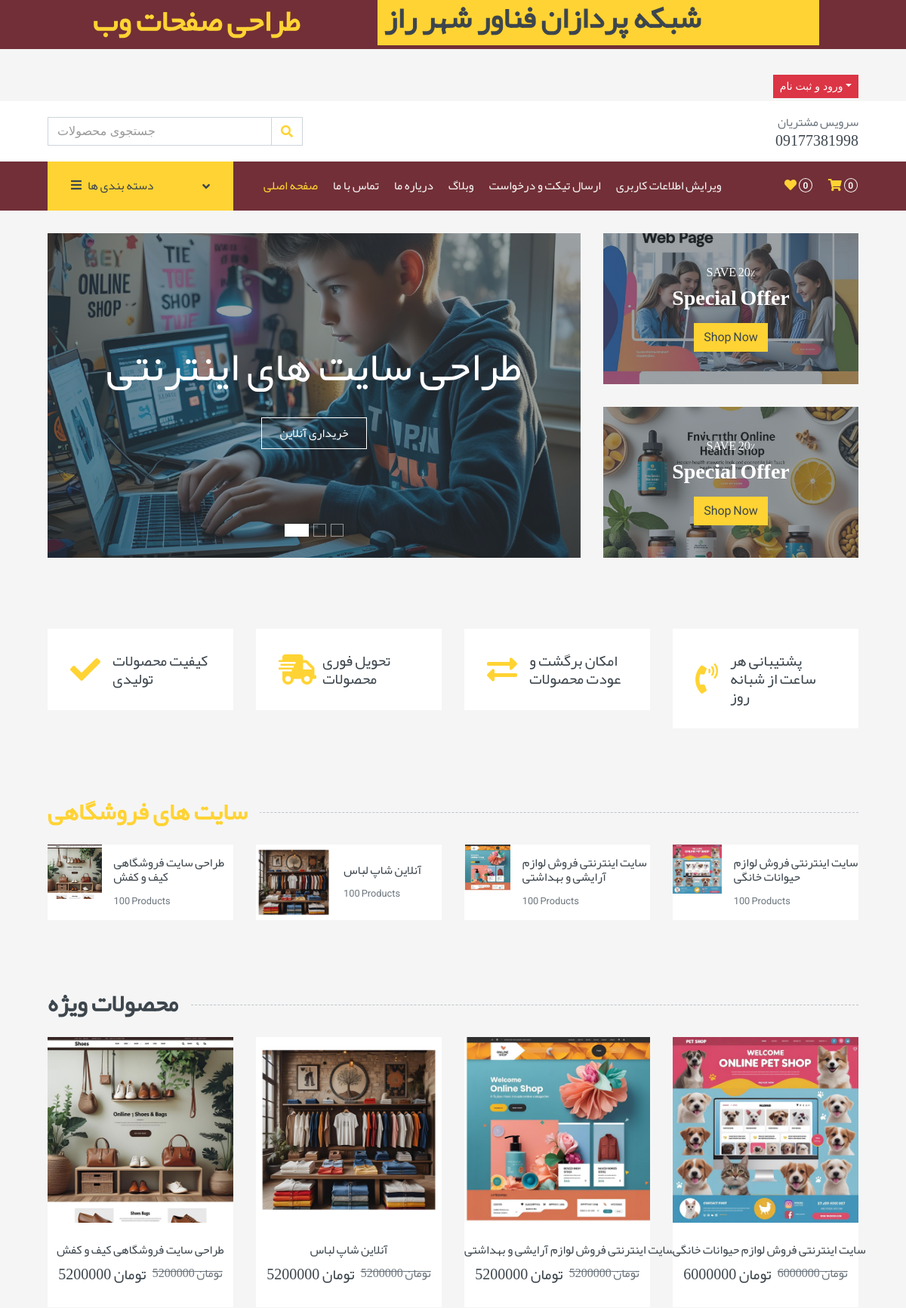
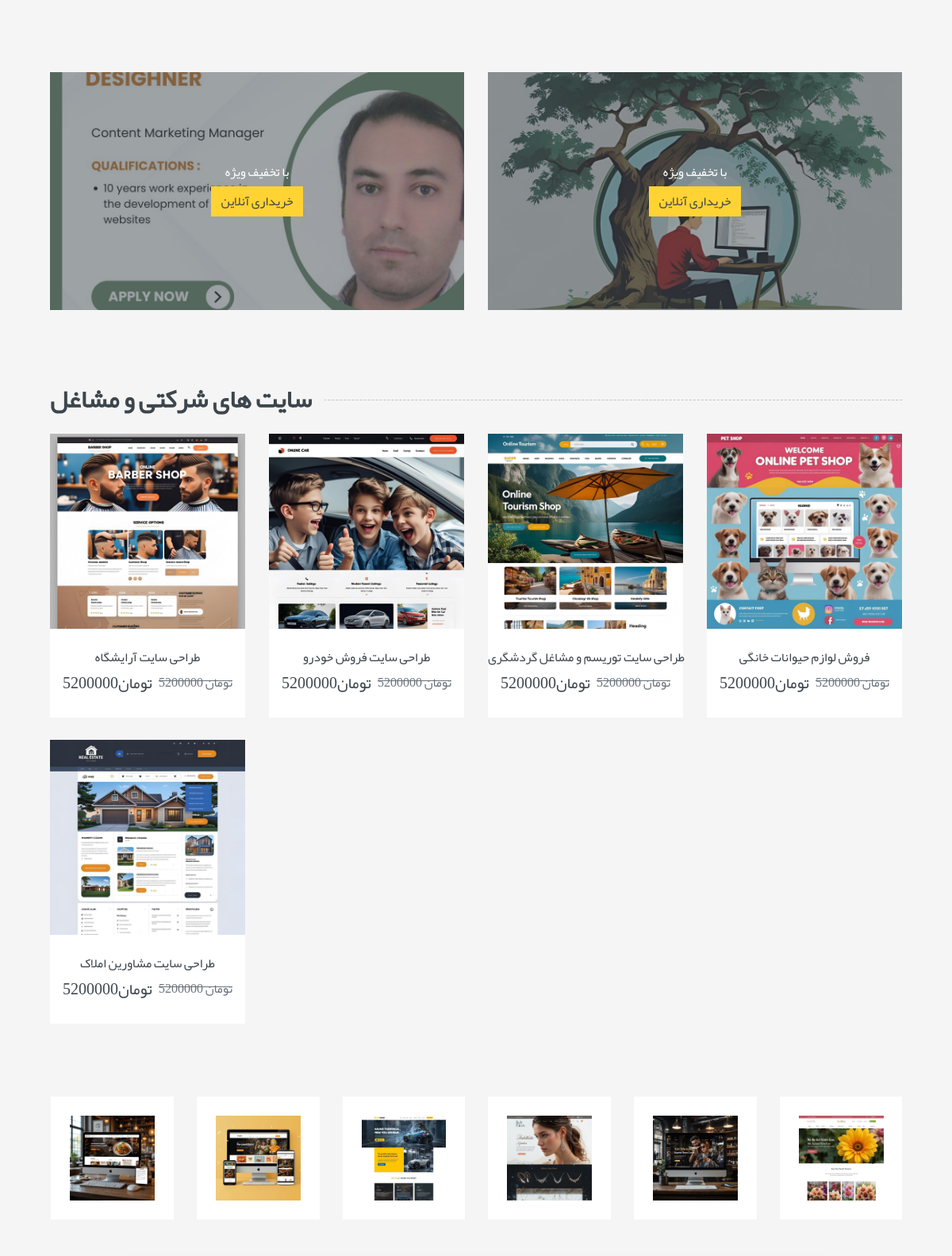
The page / (upper part) on the database its author committed (2 pictures, top to bottom).
### product/models.py (models this page shows, shortened)
class Product(models.Model):
    category = models.ManyToManyField(Category)
    title = models.CharField(max_length=50)
    description =models.TextField()
    price = models.IntegerField()
    discount = models.IntegerField()
    image = models.ImageField(upload_to='products')

class Job(models.Model):
    title = models.CharField(max_length=50)
    description =models.TextField()
    price = models.IntegerField()
    discount = models.IntegerField()
    image = models.ImageField(upload_to='jobs')

### home/views.py (the view)
# urls.py: path('',views.Home.as_view(),name='home'),
class Home(TemplateView):
    template_name = "home/index.html"
    def get_context_data(self, **kwargs):
        context = super().get_context_data(**kwargs)
        products = Product.objects.all()
        jobs=Job.objects.all()
        self.request.session.get('my_name','ali')
        stats, created = SiteStatistics.objects.get_or_create(id=1)
        today = now().date()
        week_start = (now() - timedelta(days=now().weekday())).date()
        stats.total += 1
        if stats.last_visit_date != today:
            stats.daily_visits = 1
            stats.last_visit_date = today
        else:
            stats.daily_visits += 1
        if stats.last_week_start != week_start:
            stats.weekly_visits = 1
            stats.last_week_start = week_start
        else:
            stats.weekly_visits += 1
        stats.save()
        context['visit_count'] = stats
        context['daily_visits'] = stats.daily_visits
        context['weekly_visits'] = stats.weekly_visits
        context['products'] = products
        context['jobs'] = jobs
        return context

### home/models.py (called while the page is built)
    def __str__(self):
        return f" {self.total}"

### home/templates/home/index.html (shortened to what this page needs)
{% load static %}
<!DOCTYPE html>
<html lang="en">
<head>
    <link href="https://cdnjs.cloudflare.com/ajax/libs/font-awesome/5.10.0/css/all.min.css" rel="stylesheet">
    <link href=" {% static 'lib/animate/animate.min.css' %} " rel="stylesheet">
    <link href=" {% static 'lib/owlcarousel/assets/owl.carousel.min.css' %} " rel="stylesheet">
    <link href="{% static 'css/style.css' %} " rel="stylesheet">
    </head>
    <body>
 <div class="container-fluid bg-dark mb-30" style="height: 65px;">
<div class=" d-flex flex-column flex-md-row align-items-center justify-content-center">
        <h1 class="hide-on-small col-lg-4 col-md-6 col-sm-12 pb-1 font h1 text-uppercase text-primary bg-dark px-2 mb-2 mb-md-0">طراحی صفحات وب</h1>
        <h2 style="height: 60px;" class="col-lg-6 col-md-6 col-sm-12 pb-1 font h1 text-uppercase text-dark bg-primary px-2 ml-n1 mb-2 mb-md-0"> شبکه پردازان فناور شهر راز</h2>
</div>
</div>
   <div class="container-fluid">
        <div class="row bg-secondary py-1 px-xl-5">
            <div class="col-lg-6 d-none d-lg-block">
            </div>
            <div class="col-lg-6 text-center text-lg-right">
                <div class="d-inline-flex align-items-center">
                    <div class="btn-group">
                        <button type="button" class="btn btn-sm btn-danger dropdown-toggle" data-toggle="dropdown">ورود و ثبت نام</button>
                    </div>
                </div>
            </div>
        </div>
        <div class="row align-items-center bg-light py-3 px-xl-5 d-none d-lg-flex">
            <div class="col-lg-4 col-6 text-left">
                <form action="{% url "home:search_product" %}" method="get">
                    <div class="input-group">
                        <input type="text" name="search" class="form-control" placeholder="جستجوی محصولات">
                        <div class="input-group-append">
                            <span class="input-group-text bg-transparent text-primary">
                                <i class="fa fa-search"></i>
                            </span>
                        </div>
                    </div>
                </form>
            </div>
            <div class="col-lg-8 col-6 text-right">
                <p class="m-0  ">سرویس مشتریان</p>
                <h5 class="m-0 font">09177381998</h5>
            </div>
        </div>
    </div>
    <div class="container-fluid bg-dark mb-30 sticky">
        <div class="row px-xl-5">
            <div class="col-lg-3 d-none d-lg-block">
                <a class="btn d-flex align-items-center justify-content-between bg-primary w-100" data-toggle="collapse" href="#navbar-vertical" style="height: 65px; padding: 0 30px;">
                    <h6 class="text-dark m-0"><i class="fa fa-bars mr-2"></i>دسته بندی ها</h6>
                    <i class="fa fa-angle-down text-dark"></i>
                </a>
            </div>
            <div class="col-lg-9">
                <nav class="navbar navbar-expand-lg bg-dark navbar-dark py-3 py-lg-0 px-0">
                    <div class="collapse navbar-collapse justify-content-between" id="navbarCollapse">
                        <div class="navbar-nav mr-auto py-0">
                            <a href=" {% url "home:home" %}" class="nav-item nav-link active">صفحه اصلی</a>
                            <a href=" {% url "account:contact-us" %}" class="nav-item nav-link">تماس با ما</a>                            <a href=" {% url "home:aboutus" %}" class="nav-item nav-link">دریاره ما</a>
                            <a  class="nav-item nav-link" target="_blank" title="وبلاگ" href="{% url "blog:blog" %}">وبلاگ </a>
                            <a href=" {% url "ticket:ticket" %}" class="nav-item nav-link">ارسال تیکت و درخواست </a>
                            <a href=" {% url "ticket:ticket" %}" class="nav-item nav-link">ویرایش اطلاعات کاربری</a>
                        </div>
                        <div class="navbar-nav ml-auto py-0 d-none d-lg-block">
                            <a href="" class="btn px-0">
                                <i class="fas fa-heart text-primary"></i>
                                <span class="badge text-secondary border border-secondary rounded-circle" style="padding-bottom: 2px;">0</span>
                            </a>
                            <a href="" class="btn px-0 ml-3">
                                <i class="fas fa-shopping-cart text-primary"></i>
                                <span class="badge text-secondary border border-secondary rounded-circle" style="padding-bottom: 2px;">0</span>
                            </a>
                        </div>
                    </div>
                </nav>
            </div>
        </div>
    </div>
    <div class="container-fluid mb-3">
        <div class="row px-xl-5">
            <div class="col-lg-8">
                <div id="header-carousel" class="carousel slide carousel-fade mb-30 mb-lg-0" data-ride="carousel">
                    <ol class="carousel-indicators">
                        <li data-target="#header-carousel" data-slide-to="0" class="active"></li>
                        <li data-target="#header-carousel" data-slide-to="1"></li>
                        <li data-target="#header-carousel" data-slide-to="2"></li>
                    </ol>
                    <div class="carousel-inner">
                        <div class="carousel-item position-relative active" style="height: 430px;">
                            <img class="position-absolute w-100 h-100" src="{% static 'img/carousel-1.jpg' %}" style="object-fit: cover;">
                            <div class="carousel-caption d-flex flex-column align-items-center justify-content-center">
                                <div class="p-3" style="max-width: 700px;">
                                    <h1 class="display-4 text-white mb-3 animate__animated animate__fadeInDown">طراحی سایت های اینترنتی</h1>
                                    <a class="btn btn-outline-light py-2 px-4 mt-3 animate__animated animate__fadeInUp" href="#">خریداری آنلاین</a>
                                </div>
                            </div>
                        </div>
                    </div>
                </div>
            </div>
            <div class="col-lg-4">
                <div class="product-offer mb-30" style="height: 200px;">
                    <img class="img-fluid" src="{% static 'img/web design.jpg' %} " alt="">
                    <div class="offer-text">
                        <h6 class="text-white text-uppercase">Save 20%</h6>
                        <h3 class="text-white mb-3">Special Offer</h3>
                        <a href="" class="btn btn-primary">Shop Now</a>
                    </div>
                </div>
                <div class="product-offer mb-30" style="height: 200px;">
                    <img class="img-fluid" src="{% static 'img/health.jpg' %}" alt="">
                    <div class="offer-text">
                        <h6 class="text-white text-uppercase">Save 20%</h6>
                        <h3 class="text-white mb-3">Special Offer</h3>
                        <a href="" class="btn btn-primary">Shop Now</a>
                    </div>
                </div>
            </div>
        </div>
    </div>
    <div class="container-fluid pt-5">
        <div class="row px-xl-5 pb-3">
            <div class="col-lg-3 col-md-6 col-sm-12 pb-1">
                <div class="d-flex align-items-center bg-light mb-4" style="padding: 30px;">
                    <h1 class="fa fa-check text-primary m-0 mr-3"></h1>
                    <h5 class="font-weight-semi-bold m-0">کیفیت محصولات تولیدی</h5>
                </div>
            </div>
            <div class="col-lg-3 col-md-6 col-sm-12 pb-1">
                <div class="d-flex align-items-center bg-light mb-4" style="padding: 30px;">
                    <h1 class="fa fa-shipping-fast text-primary m-0 mr-2"></h1>
                    <h5 class="font-weight-semi-bold m-0">تحویل فوری محصولات</h5>
                </div>
            </div>
            <div class="col-lg-3 col-md-6 col-sm-12 pb-1">
                <div class="d-flex align-items-center bg-light mb-4" style="padding: 30px;">
                    <h1 class="fas fa-exchange-alt text-primary m-0 mr-3"></h1>
                    <h5 class="font-weight-semi-bold m-0">امکان برگشت و عودت محصولات</h5>
                </div>
            </div>
            <div class="col-lg-3 col-md-6 col-sm-12 pb-1">
                <div class="d-flex align-items-center bg-light mb-4" style="padding: 30px;">
                    <h1 class="fa fa-phone-volume text-primary m-0 mr-3"></h1>
                    <h5 class="font-weight-semi-bold m-0">پشتیبانی هر ساعت از شبانه روز</h5>
                </div>
            </div>
        </div>
    </div>
    <div class="container-fluid pt-5">
        <h2 class="section-title position-relative text-uppercase mx-xl-5 mb-4"><span class="bg-secondary pr-3">  <a href="">سایت های فروشگاهی </a>  </span></h2>
        <div class="row px-xl-5 pb-3">
            {% for product in products %}
            <div class="col-lg-3 col-md-4 col-sm-6 pb-1">
                <a class="text-decoration-none" href=" {% url "Product:product_detail" pk=product.id %}">
                    <div class="cat-item d-flex align-items-center mb-4">
                        <div class="overflow-hidden" style="width: 100px; height: 100px;">
                            <img class="img-fluid" src="{{ product.image.url }}" alt="">
                        </div>
                        <div class="flex-fill pl-3">
                            <h6>{{ product.title}}</h6>
                            <small class="text-body">100 Products</small>
                        </div>
                    </div>
                </a>
            </div>
            {% endfor %}
        </div>
    </div>
    <div class="container-fluid pt-5 pb-3">
        <h2 class="section-title position-relative text-uppercase mx-xl-5 mb-4"><span class="bg-secondary pr-3">محصولات ویژه</span></h2>
        <div class="row px-xl-5">
            {% for item in products  %}
            <div class="col-lg-3 col-md-4 col-sm-6 pb-1">
                <div class="product-item bg-light mb-4">
                    <div class="product-img position-relative overflow-hidden">
                        <img class="img-fluid w-100" src=" {{ item.image.url}}" alt="">
                        <div class="product-action">
                        </div>
                    </div>
                    <div class="text-center py-4">
                        <a class="h6 text-decoration-none text-truncate" href="">{{ item.title}}</a>
                        <div class="d-flex align-items-center justify-content-center mt-2">
                            <h5>  {{item.price}} تومان</h5><h6 class="text-muted ml-2"><del>تومان {{item.price}}</del></h6>
                        </div>
                    </div>
                </div>
            </div>
            {% endfor %}
        </div>
    </div>
    <div class="container-fluid pt-5 pb-3">
        <div class="row px-xl-5">
            <div class="col-md-6">
                <div class="product-offer mb-30" style="height: 300px;">
                    <div class="offer-text">
                        <h6 class="text-white text-uppercase">با تخفیف ویژه</h6>
                        <a href="" class="btn btn-primary">خریداری آنلاین</a>
                    </div>
                </div>
            </div>
            <div class="col-md-6">
                <div class="product-offer mb-30" style="height: 300px;">
                    <div class="offer-text">
                        <h6 class="text-white text-uppercase">با تخفیف ویژه</h6>
                        <a href="" class="btn btn-primary">خریداری آنلاین</a>
                    </div>
                </div>
            </div>
        </div>
    </div>
    <div class="container-fluid pt-5 pb-3">
        <h2 class="section-title position-relative text-uppercase mx-xl-5 mb-4"><span class="bg-secondary pr-3">سایت های شرکتی و مشاغل  </span></h2>
        <div class="row px-xl-5">
            {% for job in jobs %}
                        <div class="col-lg-3 col-md-4 col-sm-6 pb-1">
                <div class="product-item bg-light mb-4">
                    <div class="product-img position-relative overflow-hidden">
                        <img class="img-fluid w-100" src="{{job.image.url}}" alt="">
                        <div class="product-action">
                        </div>
                    </div>
                    <div class="text-center py-4">
                        <a class="h6 text-decoration-none text-truncate" href="">{{job.title}}</a>
                        <div class="d-flex align-items-center justify-content-center mt-2">
                            <h5>تومان{{job.price}}</h5><h6 class="text-muted ml-2"><del> تومان {{job.price}}</del></h6>
                        </div>
                    </div>
                </div>
            </div>
            {% endfor %}
        </div>
    </div>
    <div class="container-fluid py-5">
        <div class="row px-xl-5">
            <div class="col">
                <div class="owl-carousel vendor-carousel">
                    <div class="bg-light p-4">
                        <img src="{% static 'img/vendor-1.jpg' %}" alt="">
                    </div>
                    <div class="bg-light p-4">
                        <img src="{% static 'img/vendor-2.jpg' %}" alt="">
                    </div>
                    <div class="bg-light p-4">
                        <img src="{% static 'img/vendor-3.jpg' %}" alt="">
                    </div>
                    <div class="bg-light p-4">
                        <img src="{% static 'img/vendor-4.jpg' %}" alt="">
                    </div>
                    <div class="bg-light p-4">
                        <img src="{% static 'img/vendor-5.jpg' %}" alt="">
                    </div>
                    <div class="bg-light p-4">
                        <img src="{% static 'img/vendor-6.jpg' %}" alt="">
                    </div>
                </div>
            </div>
        </div>
    </div>
</body>
</html>
    </body>
</html>

### rows shown on the page
Product: image (picture), title "طراحی سایت فروشگاهی کیف و کفش", price "5200000"
Product: image (picture), title "آنلاین شاپ لباس", price "5200000"
Product: image (picture), title "سایت اینترنتی فروش لوازم آرایشی و بهداشتی", price "5200000"
Product: image (picture), title "سایت اینترنتی فروش لوازم حیوانات خانگی", price "6000000"
Job: image (picture), title "طراحی سایت آرایشگاه", price "5200000"
Job: image (picture), title "طراحی سایت فروش خودرو", price "5200000"
Job: image (picture), title "طراحی سایت توریسم و مشاغل گردشگری", price "5200000"
Job: image (picture), title "فروش لوازم حیوانات خانگی", price "5200000"
Job: image (picture), title "طراحی سایت مشاورین املاک", price "5200000"
